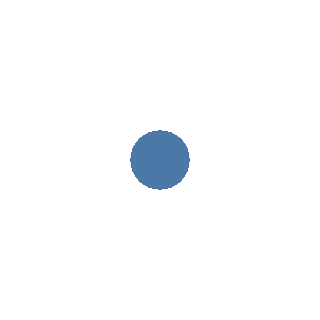

Notebook source saved alongside this figure:
### Code cell
#2
alt.Chart(df).mark_circle()

### Figure 1 — Vega-Lite specification as saved in the notebook (floating-point values rounded to 4 significant figures; data arrays with more than 128 entries replaced by an {"elided": "..."} marker saying what was removed)
{"config": {"view": {"continuousWidth": 400, "continuousHeight": 300}}, "data": {"name": "data-32a5c6167a3c239fcce740ef5bbe0650"}, "mark": "circle", "$schema": "https://vega.github.io/schema/vega-lite/v4.17.0.json", "datasets": {"data-32a5c6167a3c239fcce740ef5bbe0650": {"elided": "398 records"}}}
